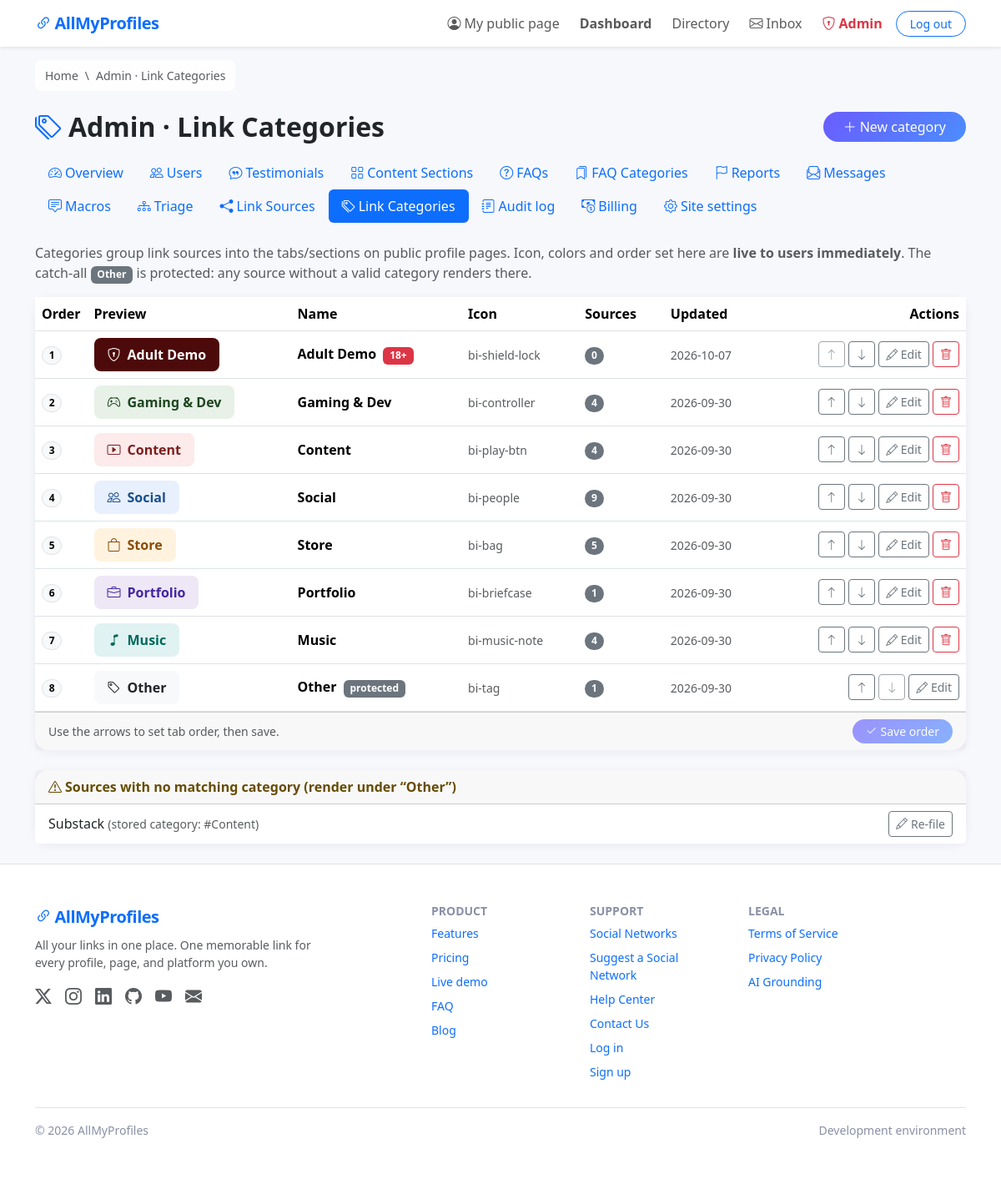
Page /admin/link-categories (signed in) on the committed database.
### models.py (models this page shows, shortened)
class LinkCategory(db.Model):
    __tablename__ = 'link_categories'
    id = db.Column(db.Integer, primary_key=True)
    name = db.Column(db.String(40), unique=True, nullable=False)
    icon_code = db.Column(db.String(50), default='tag', nullable=False)  # bi-*
    bg_color = db.Column(db.String(9), default='#f8f9fa', nullable=False)
    text_color = db.Column(db.String(9), default='#212529', nullable=False)
    sort_order = db.Column(db.Integer, default=0, nullable=False)
    is_adult = db.Column(db.Boolean, default=False, nullable=False,
                         server_default='0')
    is_deleted = db.Column(db.Boolean, default=False, nullable=False,
                           server_default='0')  # soft delete (admin CRUD)
    created_at = db.Column(db.DateTime, default=lambda: datetime.now(),
                           nullable=False)
    updated_at = db.Column(db.DateTime, nullable=True)
    DEFAULT_ICON = 'tag'

class LinkSource(db.Model):
    __tablename__ = 'link_sources'
    id = db.Column(db.Integer, primary_key=True)
    name = db.Column(db.String(80), unique=True, nullable=False)
    domains = db.Column(db.String(300), nullable=True)  # comma-separated
    url = db.Column(db.String(300), nullable=True)      # example/default URL
    profile_pattern = db.Column(db.String(300), nullable=True)  # {handle} tmpl
    bg_color = db.Column(db.String(9), default='#ffffff', nullable=False)
    text_color = db.Column(db.String(9), default='#212529', nullable=False)
    border_color = db.Column(db.String(9), default='#dee2e6', nullable=False)
    icon_code = db.Column(db.String(50), default='link-45deg')  # bi-* slug
    custom_icon_path = db.Column(db.String(300), nullable=True)  # uploads/…
    is_nofollow = db.Column(db.Boolean, default=False, nullable=False,
                            server_default='0')
    cta = db.Column(db.String(40), nullable=True)       # "Follow", "Subscribe"
    description = db.Column(db.String(500), nullable=True)
    category = db.Column(db.String(40), default='Other', nullable=False)
    sort_order = db.Column(db.Integer, default=0)
    is_active = db.Column(db.Boolean, default=True, nullable=False)
    is_adult = db.Column(db.Boolean, default=False, nullable=False,
                         server_default='0')
    is_deleted = db.Column(db.Boolean, default=False, nullable=False,
                           server_default='0')  # soft delete (admin CRUD)
    created_at = db.Column(db.DateTime, default=lambda: datetime.now(),
                           nullable=False)
    updated_at = db.Column(db.DateTime, nullable=True)
    HEX_RE = None  # set below (avoids shadowing confusion in class body)
    NON_DIRECTORY_SOURCES = frozenset({'Personal Website'})
    ADULT_SOURCE_NAMES = frozenset({'AdultWorld'})

class Setting(db.Model):
    __tablename__ = 'settings'
    DEFAULT_SETTINGS = DEFAULT_SETTINGS
    key = db.Column(db.String(64), primary_key=True)
    value = db.Column(db.String(500), nullable=False, default='')
    @classmethod
    def get(cls, key, fallback=None):
        row = db.session.get(cls, key)
        if row is not None:
            return row.value
        return DEFAULT_SETTINGS.get(key, fallback)

### app.py (the view)
    @app.route('/admin/link-categories')
    @admin_required
    def admin_link_categories():
        cats = LinkCategory.query.filter_by(is_deleted=False) \
            .order_by(LinkCategory.sort_order, LinkCategory.name).all()
        rows = [{'cat': c, 'sources': _source_count(c.name)} for c in cats]
        deleted = LinkCategory.query.filter_by(is_deleted=True) \
            .order_by(LinkCategory.name).all()
        live_names = {c.name for c in cats}
        orphans = (LinkSource.query
                   .filter_by(is_deleted=False)
                   .order_by(LinkSource.category, LinkSource.name).all())
        orphans = [s for s in orphans if s.category not in live_names]
        return render_template('admin/link_categories.html', rows=rows,
                               deleted=deleted, orphans=orphans,
                               all_cats=cats)

### templates/admin/link_categories.html (shortened to what this page needs)
{% extends 'base.html' %}
{% import 'admin/_nav.html' as dash %}
{% block content %}
<div class="container py-4">
  <div class="d-flex justify-content-between align-items-center mb-3">
    <h2 class="fw-bold mb-0"><i class="bi bi-tags text-primary me-2"></i>Admin · Link Categories</h2>
    <a href="{{ url_for('admin_link_category_new') }}" class="btn btn-primary rounded-pill px-4">
      <i class="bi bi-plus-lg me-1"></i>New category
    </a>
  </div>
  {{ dash.nav('link-categories') }}
  <p class="text-muted">
    Categories group link sources into the tabs/sections on public profile pages.
    Icon, colors and order set here are <strong>live to users immediately</strong>.
    The catch-all <span class="badge text-bg-secondary">Other</span> is protected:
    any source without a valid category renders there.
  </p>
  <div class="card">
    <div class="table-responsive">
      <table class="table table-hover align-middle mb-0">
        <thead>
          <tr>
            <th style="width:60px">Order</th>
            <th>Preview</th>
            <th>Name</th>
            <th>Icon</th>
            <th title="Non-deleted link sources assigned to this category">Sources</th>
            <th>Updated</th>
            <th class="text-end">Actions</th>
          </tr>
        </thead>
        <tbody id="catRows">
        {% for row in rows %}
          {% set c = row.cat %}
          <tr data-id="{{ c.id }}">
            <td><span class="badge rounded-pill text-bg-light border">{{ loop.index }}</span></td>
            <td>
              <span class="d-inline-flex align-items-center gap-2 px-3 py-2 rounded-3 fw-semibold"
                    style="background:{{ c.bg_color }};color:{{ c.text_color }};">
                <i class="bi bi-{{ c.icon_code or 'tag' }}"></i>{{ c.name }}
              </span>
            </td>
            <td class="fw-semibold">
              {{ c.name }}
              {% if c.is_adult %}<span class="badge text-bg-danger ms-1" title="Adult category (18+) — hidden from Free-tier users">18+</span>{% endif %}
              {% if c.name == 'Other' %}<span class="badge text-bg-secondary ms-1" title="Fallback bucket — cannot be deleted or renamed">protected</span>{% endif %}
            </td>
            <td><small class="text-muted">bi-{{ c.icon_code or 'tag' }}</small></td>
            <td><span class="badge rounded-pill text-bg-secondary">{{ row.sources }}</span></td>
            <td><small class="text-muted">
              {{ (c.updated_at or c.created_at).strftime('%Y-%m-%d') if (c.updated_at or c.created_at) else '—' }}
            </small></td>
            <td class="text-end text-nowrap">
              <button type="button" class="btn btn-sm btn-outline-secondary" title="Move up"
                      onclick="moveCat(this, -1)" {% if loop.first %}disabled{% endif %}>
                <i class="bi bi-arrow-up"></i></button>
              <button type="button" class="btn btn-sm btn-outline-secondary" title="Move down"
                      onclick="moveCat(this, 1)" {% if loop.last %}disabled{% endif %}>
                <i class="bi bi-arrow-down"></i></button>
              <a class="btn btn-sm btn-outline-secondary" href="{{ url_for('admin_link_category_edit', cat_id=c.id) }}">
                <i class="bi bi-pencil"></i> Edit</a>
              {% if c.name != 'Other' %}
              <form method="POST" class="d-inline"
                    action="{{ url_for('admin_link_category_delete', cat_id=c.id) }}"
                    onsubmit="return confirm('Delete {{ c.name }}? Its {{ row.sources }} linked source(s) will be moved to \"Other\".');">
                <button class="btn btn-sm btn-outline-danger"><i class="bi bi-trash"></i></button>
              </form>
              {% endif %}
            </td>
          </tr>
        {% else %}
          <tr><td colspan="7" class="text-center text-muted py-4">No categories yet — create one.</td></tr>
        {% endfor %}
        </tbody>
      </table>
    </div>
    {% if rows|length > 1 %}
    <div class="card-footer d-flex justify-content-between align-items-center">
      <small class="text-muted">Use the arrows to set tab order, then save.</small>
      <form method="POST" action="{{ url_for('admin_link_category_reorder') }}">
        <button class="btn btn-sm btn-primary rounded-pill px-3" id="saveOrderBtn" disabled>
          <i class="bi bi-check2 me-1"></i>Save order
        </button>
      </form>
    </div>
    {% endif %}
  </div>
  {% if orphans %}
  <div class="card mt-4 border-warning">
    <div class="card-header fw-semibold text-warning-emphasis">
      <i class="bi bi-exclamation-triangle me-1"></i>Sources with no matching category (render under “Other”)
    </div>
    <ul class="list-group list-group-flush">
      {% for s in orphans %}
      <li class="list-group-item d-flex justify-content-between align-items-center">
        <span>{{ s.name }} <small class="text-muted">(stored category: {{ s.category or '—' }})</small></span>
        <a class="btn btn-sm btn-outline-secondary" href="{{ url_for('admin_link_source_edit', source_id=s.id) }}">
          <i class="bi bi-pencil me-1"></i>Re-file</a>
      </li>
      {% endfor %}
    </ul>
  </div>
  {% endif %}
</div>
{% endblock %}

### templates/base.html (shortened to what this page needs)
<!DOCTYPE html>
<html lang="en">
<head>
  <link rel="stylesheet" href="https://cdn.jsdelivr.net/npm/bootstrap@5.3.3/dist/css/bootstrap.min.css">
  <link rel="stylesheet" href="https://cdn.jsdelivr.net/npm/bootstrap-icons@1.11.3/font/bootstrap-icons.min.css">
</head>
<body class="d-flex flex-column min-vh-100">
  <nav class="navbar navbar-expand-lg bg-white shadow-sm">
    <div class="container">
      <a class="navbar-brand text-primary" href="{{ url_for('home') }}">
        <i class="bi bi-link-45deg me-1"></i>AllMyProfiles
      </a>
      <div class="collapse navbar-collapse" id="navbarNav">
        <ul class="navbar-nav ms-auto align-items-lg-center gap-lg-2">
          {% if current_user.is_authenticated %}
            <li class="nav-item">
              <a class="nav-link" href="{{ (profile_url(current_user) or '#') }}">
                <i class="bi bi-person-circle me-1"></i>My public page
              </a>
            </li>
            <li class="nav-item">
              <a class="nav-link fw-semibold" href="{{ url_for('dashboard') }}">Dashboard</a>
            </li>
            <li class="nav-item">
              <a class="nav-link" href="{{ url_for('directory') }}">Directory</a>
            </li>
            <li class="nav-item">
              <a class="nav-link position-relative" href="{{ url_for('inbox') }}">
                <i class="bi bi-envelope me-1"></i>Inbox
              </a>
            </li>
            {% if current_user.is_admin and not is_impersonating() %}
            <li class="nav-item">
              <a class="nav-link text-danger fw-semibold" href="{{ url_for('admin_dashboard') }}">
                <i class="bi bi-shield-lock me-1"></i>Admin
              </a>
            </li>
            {% endif %}
            <li class="nav-item">
              <a class="btn btn-outline-primary btn-sm rounded-pill px-3" href="{{ url_for('logout') }}">Log out</a>
            </li>
          {% endif %}
        </ul>
      </div>
    </div>
  </nav>
  <main class="flex-grow-1">
    <nav class="container pt-3" aria-label="Breadcrumb">
      <ol class="site-breadcrumb list-unstyled d-flex flex-wrap align-items-center gap-2 mb-0 small text-muted">
        <li><a href="{{ url_for('home') }}">Home</a></li>
        {% block breadcrumb_parents %}<li aria-hidden="true">\</li>{% endblock %}
        <li aria-current="page">{% block breadcrumb_title %}{{ self.title() | striptags | replace(' — AllMyProfiles', '') | replace(' — All My Profiles', '') | replace(' — Admin', '') }}{% endblock %}</li>
      </ol>
    </nav>
    {% block content %}{% endblock %}
  </main>
  <footer class="py-5 bg-white border-top">
    <div class="container">
      <div class="row gy-4">
        <div class="col-lg-4">
          <span class="navbar-brand fw-bold text-primary fs-5">
            <i class="bi bi-link-45deg me-1"></i>AllMyProfiles
          </span>
          <p class="small text-muted mt-2 mb-0">{{ site_tagline }} One memorable link for every profile, page, and platform you own.</p>
          <div class="mt-3 fs-5 d-flex gap-3">
            <a href="https://x.com/allmyprofiles" class="text-muted" aria-label="X / Twitter" alt="X / Twitter" rel="noopener" target="_blank"><i class="bi bi-twitter-x"></i></a>
            <a href="https://instagram.com/allmyprofiles" class="text-muted" aria-label="Instagram" alt="Instagram" rel="noopener" target="_blank"><i class="bi bi-instagram"></i></a>
            <a href="https://linkedin.com/company/allmyprofiles" class="text-muted" aria-label="LinkedIn" alt="LinkedIn" rel="noopener" target="_blank"><i class="bi bi-linkedin"></i></a>
            <a href="https://github.com/allmyprofiles" class="text-muted" aria-label="GitHub" alt="GitHub" rel="noopener" target="_blank"><i class="bi bi-github"></i></a>
            <a href="https://youtube.com/@allmyprofiles" class="text-muted" aria-label="YouTube" alt="YouTube" rel="noopener" target="_blank"><i class="bi bi-youtube"></i></a>
            <a href="mailto:support@allmyprofiles.com?subject=Support%20Request-Home%Page" class="text-muted" aria-label="Email" alt="Email"><i class="bi bi-envelope-fill"></i></a>
          </div>
        </div>
        <div class="col-6 col-lg-2 offset-lg-1">
          <h6 class="fw-bold small text-uppercase">Product</h6>
          <ul class="list-unstyled small">
            <li class="mb-2"><a class="text-decoration-none" href="{{ url_for('home') }}#features">Features</a></li>
            <li class="mb-2"><a class="text-decoration-none" href="{{ url_for('home') }}#pricing">Pricing</a></li>
            <li class="mb-2"><a class="text-decoration-none" href="{{ url_for('home') }}#demo">Live demo</a></li>
            <li class="mb-2"><a class="text-decoration-none" href="{{ url_for('faq_page') }}">FAQ</a></li>
            <li class="mb-2"><a class="text-decoration-none" href="#">Blog</a></li>
          </ul>
        </div>
        <div class="col-6 col-lg-2">
          <h6 class="fw-bold small text-uppercase">Support</h6>
          <ul class="list-unstyled small">
            <li class="mb-2"><a class="text-decoration-none" href="{{ url_for('directory') }}">Social Networks</a></li>
            <li class="mb-2"><a class="text-decoration-none" href="{{ url_for('suggest') }}">Suggest a Social Network</a></li>
            <li class="mb-2"><a class="text-decoration-none" href="{{ url_for('help_center') }}">Help Center</a></li>
            <li class="mb-2"><a class="text-decoration-none" href="{{ url_for('contact') }}">Contact Us</a></li>
            <li class="mb-2"><a class="text-decoration-none" href="{{ url_for('login') }}">Log in</a></li>
            <li class="mb-2"><a class="text-decoration-none" href="{{ url_for('register') }}">Sign up</a></li>
          </ul>
        </div>
        <div class="col-6 col-lg-2">
          <h6 class="fw-bold small text-uppercase">Legal</h6>
          <ul class="list-unstyled small">
            <li class="mb-2"><a class="text-decoration-none" href="{{ url_for('terms') }}">Terms of Service</a></li>
            <li class="mb-2"><a class="text-decoration-none" href="{{ url_for('privacy') }}">Privacy Policy</a></li>
            <li class="mb-2"><a class="text-decoration-none" href="{{ url_for('ai_grounding') }}">AI Grounding</a></li>
          </ul>
        </div>
      </div>
      <hr>
      <div class="d-flex flex-wrap justify-content-between align-items-center">
        <span class="small">&copy; {{ current_year }} AllMyProfiles</span>
        <span class="small">{{ APP_ENV|capitalize }} environment</span>
      </div>
    </div>
  </footer>
</body>
</html>

### rows in the picture
LinkCategory: name "Adult Demo", name "Adult Demo", icon_code "shield-lock", updated_at+created_at "2026-10-07"
LinkCategory: name "Gaming & Dev", name "Gaming & Dev", icon_code "controller", updated_at+created_at "2026-09-30"
LinkCategory: name "Content", name "Content", icon_code "play-btn", updated_at+created_at "2026-09-30"
LinkCategory: name "Social", name "Social", icon_code "people", updated_at+created_at "2026-09-30"
LinkCategory: name "Store", name "Store", icon_code "bag", updated_at+created_at "2026-09-30"
LinkCategory: name "Portfolio", name "Portfolio", icon_code "briefcase", updated_at+created_at "2026-09-30"
LinkCategory: name "Music", name "Music", icon_code "music-note", updated_at+created_at "2026-09-30"
LinkCategory: name "Other", name "Other", icon_code "tag", updated_at+created_at "2026-09-30"
LinkSource: name "Substack", category "#Content"
Setting: value "All your links in one place."

### other values in the picture
{{ row.sources }} "0" "4" "4" "9" "5" "1" "4" "1"
{{ APP_ENV|capitalize }} "Development"
